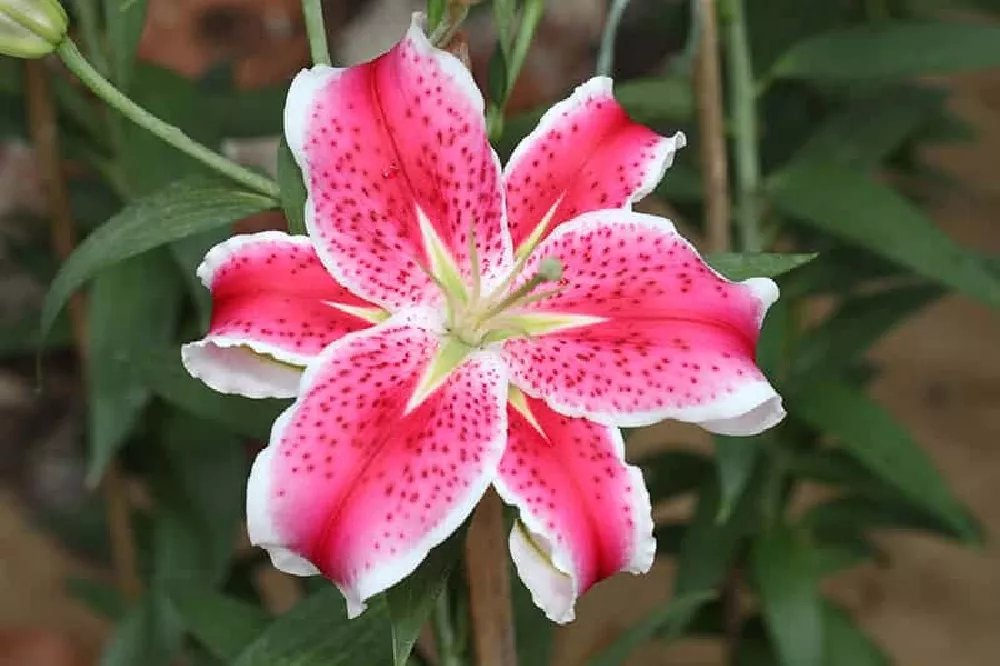
#> input picture proyek-indonesia-emas/dataset/lili/6af00c9920.jpg, 1000 x 666 px
$ jupyter execute --allow-errors templateProyek.ipynb   (older library calls are emulated)
#> lines starting #> are read from the running program, lines starting #| are printed output that depends on the picture
[cell 1]
# Import library yang kalian butuhkan
import os
import cv2 as cv
import matplotlib.pyplot as plt
import numpy as np
import pandas as pd
from sklearn.model_selection import train_test_split, cross_val_predict
from sklearn.metrics import accuracy_score, classification_report
from skimage.feature import graycomatrix, graycoprops
from scipy.stats import entropy
from sklearn.ensemble import RandomForestClassifier
from sklearn.svm import SVC
from sklearn.neighbors import KNeighborsClassifier
from sklearn.metrics import accuracy_score, precision_score, recall_score, f1_score, confusion_matrix, classification_report
from sklearn.metrics import (confusion_matrix, ConfusionMatrixDisplay)
import seaborn as sns

[cell 2]
# =====================================================
# Ganti path ini sesuai lokasi dataset kamu
DATASET_PATH = 'dataset'  # folder berisi subfolder lili/, matahari/, anggrek/
IMG_SIZE = (128, 128)     # Resize semua gambar ke 128x128
CLASSES = ['lili', 'matahari', 'anggrek']
# =====================================================

data = []
labels = []
file_names = []

for class_name in CLASSES:
    class_path = os.path.join(DATASET_PATH, class_name)
    if not os.path.exists(class_path):
        print(f'⚠️  Folder tidak ditemukan: {class_path}')
        continue
    files = [f for f in os.listdir(class_path) if f.lower().endswith(('.jpg', '.jpeg', '.png'))]
    for fname in files:
        fpath = os.path.join(class_path, fname)
        img = cv.imread(fpath)
#> img is the input picture: shape (666, 1000, 3); mean B, G, R 82, 87.9, 118.8
        if img is None:
            continue
        img = cv.resize(img, IMG_SIZE)  # Preprocessing 1: Resize
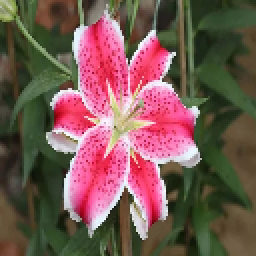
#> img: shape (128, 128, 3) (shown 2 times larger); mean B, G, R 81.9, 87.8, 118.7
        img_rgb = cv.cvtColor(img, cv.COLOR_BGR2RGB)
#> pass 3 of the loop `for class_name in CLASSES:`:
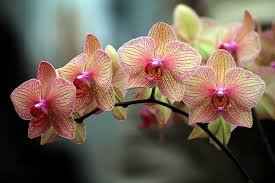
#> input picture proyek-indonesia-emas/dataset/anggrek/014e006ccb.jpg, 275 x 183 px
#> img is the input picture: shape (183, 275, 3); mean B, G, R 85.8, 98.9, 115
#> `img = cv.resize(img, IMG_SIZE)`:
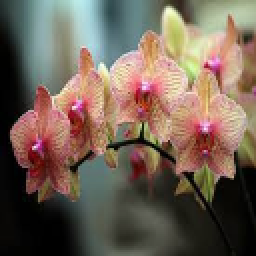
#> img: shape (128, 128, 3) (shown 2 times larger); mean B, G, R 85.6, 98.7, 114.9
        data.append(img_rgb)
        labels.append(class_name)
        file_names.append(fname)

data = np.array(data)
labels = np.array(labels)
file_names = np.array(file_names)

print(f'✅ Total gambar berhasil dimuat : {len(data)}')
#| ✅ Total gambar berhasil dimuat : 2
print(f'   Shape data                  : {data.shape}')
#|    Shape data                  : (2, 128, 128, 3)
for c in CLASSES:
    print(f'   Jumlah [{c:10s}]       : {np.sum(labels == c)}')

[cell 3]
# melakukan augmentasi data
data_augmented = []
labels_augmented = []
paths_augmented = []
file_name_augmented = []
for i in range(len(data)):
	pass
#> this loop made 2 passes

[cell 4]
print("Data sebelum augmentasi: ", len(data))
#| Data sebelum augmentasi:  2
print("Data setelah augmentasi: ", len(data_augmented))

[cell 5]
def resize(image, target_size):
    pass

def prepro1():
    pass

def prepro2():
    pass

def prepro3():
    pass

### Preprocessing

[cell 6]
# pada bagian ini bisa gunakan data yang sebelum augmentasi atau setelah augmentasi
dataPreprocessed = []
for i in range(len(data)): # Loop through each image and do preprocessing
	pass

### Feature Extraction

[cell 7]
# [15 lines left out: function glcm, not called in this run]

[cell 8]
def correlation(matriks):
	return graycoprops(matriks, 'correlation')[0, 0]

[cell 9]
def dissimilarity(matriks):
    return graycoprops(matriks, 'dissimilarity')[0, 0]

[cell 10]
def homogenity(matriks):
    return graycoprops(matriks, 'homogeneity')[0, 0]

[cell 11]
def contrast(matriks):
    return graycoprops(matriks, 'contrast')[0, 0]

[cell 12]
def ASM(matriks):
    return graycoprops(matriks, 'ASM')[0, 0]

[cell 13]
def energy(matriks):
    return graycoprops(matriks, 'energy')[0, 0]

[cell 14]
def entropyGlcm(matriks):
    return entropy(matriks.ravel())

[cell 15]
Derajat0 = []
Derajat45 = []
Derajat90 = []
Derajat135 = []
for i in range(len(dataPreprocessed)):
    D0 = glcm(dataPreprocessed[i], 0)
    D45 = glcm(dataPreprocessed[i], 45)
    D90 = glcm(dataPreprocessed[i], 90)
    D135 = glcm(dataPreprocessed[i], 135)
    Derajat0.append(D0)
    Derajat45.append(D45)
    Derajat90.append(D90)
    Derajat135.append(D135)
#> after the loop, Derajat0 = []; Derajat135 = []; Derajat45 = []; Derajat90 = []

[cell 16]
Kontras0, Kontras45, Kontras90, Kontras135 = [], [], [], []
dissimilarity0, dissimilarity45, dissimilarity90, dissimilarity135 =  [], [], [], []
homogenity0, homogenity45, homogenity90, homogenity135 = [], [], [], []
entropy0, entropy45, entropy90, entropy135 =  [], [], [], []
ASM0, ASM45, ASM90, ASM135 =  [], [], [], []
energy0, energy45, energy90, energy135 =  [], [], [], []
correlation0, correlation45, correlation90, correlation135 = [], [], [], []

[cell 17]
for i in range(len(dataPreprocessed)):
    C0 = correlation(Derajat0[i])
    correlation0.append(C0)
    C45 = correlation(Derajat45[i])
    correlation45.append(C45)
    C90 = correlation(Derajat90[i])
    correlation90.append(C90)
    C135 = correlation(Derajat135[i])
    correlation135.append(C135)
#> after the loop, correlation0 = []; correlation135 = []; correlation45 = []; correlation90 = []

[cell 18]
for i in range(len(dataPreprocessed)):
    K0 = contrast(Derajat0[i])
    K45 = contrast(Derajat45[i])
    K90 = contrast(Derajat90[i])
    K135 = contrast(Derajat135[i])
    Kontras0.append(K0)
    Kontras45.append(K45)
    Kontras90.append(K90)
    Kontras135.append(K135)
#> after the loop, Kontras0 = []; Kontras135 = []; Kontras45 = []; Kontras90 = []

[cell 19]
for i in range(len(dataPreprocessed)):
    Dis0 = dissimilarity(Derajat0[i])
    Dis45 = dissimilarity(Derajat45[i])
    Dis90 = dissimilarity(Derajat90[i])
    Dis135 = dissimilarity(Derajat135[i])
    dissimilarity0.append(Dis0)
    dissimilarity45.append(Dis45)
    dissimilarity90.append(Dis90)
    dissimilarity135.append(Dis135)
#> after the loop, dissimilarity0 = []; dissimilarity135 = []; dissimilarity45 = []; dissimilarity90 = []

[cell 20]
for i in range(len(dataPreprocessed)):
    H0 = homogenity(Derajat0[i])
    H45 = homogenity(Derajat45[i])
    H90 = homogenity(Derajat90[i])
    H135 = homogenity(Derajat135[i])
    homogenity0.append(H0)
    homogenity45.append(H45)
    homogenity90.append(H90)
    homogenity135.append(H135)
#> after the loop, homogenity0 = []; homogenity135 = []; homogenity45 = []; homogenity90 = []

[cell 21]
for i in range(len(dataPreprocessed)):
    E0 = entropyGlcm(Derajat0[i])
    E45 = entropyGlcm(Derajat45[i])
    E90 = entropyGlcm(Derajat90[i])
    E135 = entropyGlcm(Derajat135[i])
    entropy0.append(E0)
    entropy45.append(E45)
    entropy90.append(E90)
    entropy135.append(E135)
#> after the loop, entropy0 = []; entropy135 = []; entropy45 = []; entropy90 = []

[cell 22]
for i in range(len(dataPreprocessed)):
    A0 = ASM(Derajat0[i])
    A45 = ASM(Derajat45[i])
    A90 = ASM(Derajat90[i])
    A135 = ASM(Derajat135[i])
    ASM0.append(A0)
    ASM45.append(A45)
    ASM90.append(A90)
    ASM135.append(A135)
#> after the loop, ASM0 = []; ASM135 = []; ASM45 = []; ASM90 = []

[cell 23]
for i in range(len(dataPreprocessed)):
    ER0 = energy(Derajat0[i])
    ER45 = energy(Derajat45[i])
    ER90 = energy(Derajat90[i])
    ER135 = energy(Derajat135[i])
    energy0.append(ER0)
    energy45.append(ER45)
    energy90.append(ER90)
    energy135.append(ER135)
#> after the loop, energy0 = []; energy135 = []; energy45 = []; energy90 = []

[cell 24]
print('file_names   :', len(file_names))
print('labels       :', len(labels))
print('Kontras0     :', len(Kontras0))
#| Kontras0     : 0
print('Kontras45    :', len(Kontras45))
#| Kontras45    : 0
print('Kontras90    :', len(Kontras90))
#| Kontras90    : 0
print('Kontras135   :', len(Kontras135))
#| Kontras135   : 0
print('homogeneity0 :', len(homogenity0))
#| homogeneity0 : 0
print('homogeneity45:', len(homogenity45))
#| homogeneity45: 0
print('homogeneity90:', len(homogenity90))
#| homogeneity90: 0
print('homogeneity135:', len(homogenity135))
#| homogeneity135: 0
print('dissimilarity0:', len(dissimilarity0))
#| dissimilarity0: 0
print('dissimilarity45:', len(dissimilarity45))
#| dissimilarity45: 0
print('dissimilarity90:', len(dissimilarity90))
#| dissimilarity90: 0
print('dissimilarity135:', len(dissimilarity135))
#| dissimilarity135: 0
print('entropy0     :', len(entropy0))
#| entropy0     : 0
print('entropy45    :', len(entropy45))
#| entropy45    : 0
print('entropy90    :', len(entropy90))
#| entropy90    : 0
print('entropy135   :', len(entropy135))
#| entropy135   : 0
print('ASM0         :', len(ASM0))
#| ASM0         : 0
print('ASM45        :', len(ASM45))
#| ASM45        : 0
print('ASM90        :', len(ASM90))
#| ASM90        : 0
print('ASM135       :', len(ASM135))
#| ASM135       : 0
print('energy0      :', len(energy0))
#| energy0      : 0
print('energy45     :', len(energy45))
#| energy45     : 0
print('energy90     :', len(energy90))
#| energy90     : 0
print('energy135    :', len(energy135))
#| energy135    : 0
print('correlation0 :', len(correlation0))
#| correlation0 : 0
print('correlation45:', len(correlation45))
#| correlation45: 0
print('correlation90:', len(correlation90))
#| correlation90: 0
print('correlation135:', len(correlation135))
#| correlation135: 0
